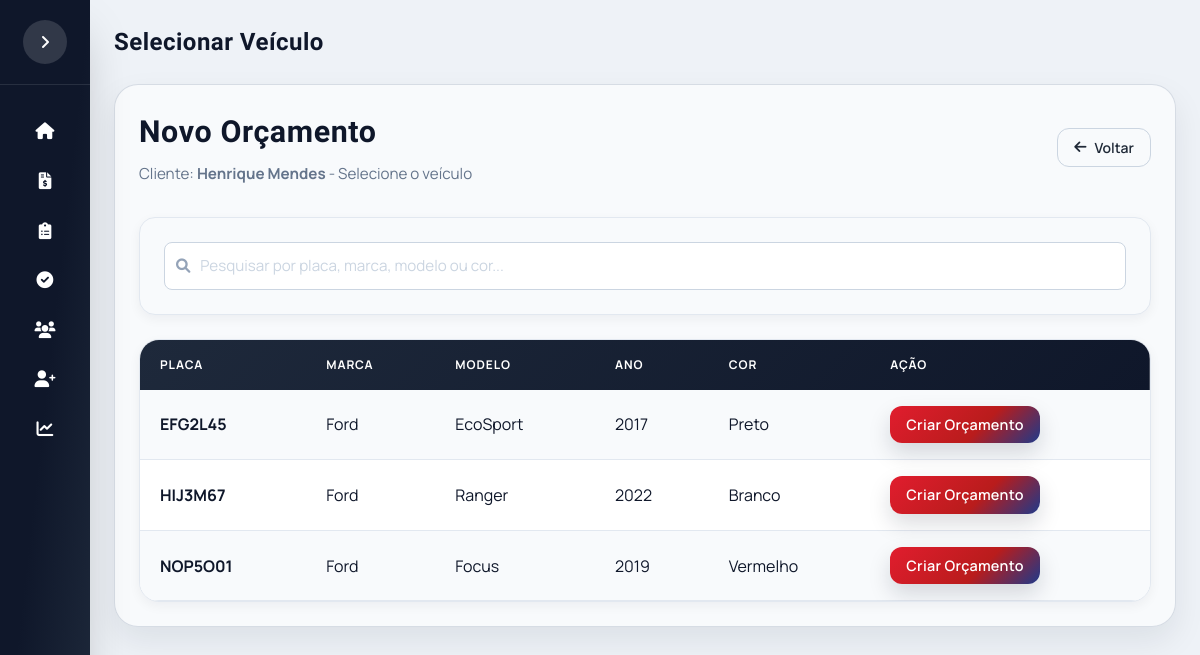
Page /selecionar_veiculo/10 on the committed database.
### app/models.py (models this page shows)
class Cliente(db.Model):
    __tablename__ = "clientes"
    id_cliente = db.Column(db.Integer, primary_key=True, autoincrement=True)
    cod_cliente = db.Column(db.String(20), unique=True, nullable=False)
    nome = db.Column(db.String(120), nullable=False)
    cliente_ativo = db.Column(db.Integer, default=1)
    telefones = db.relationship("TelefoneCliente", backref="cliente", lazy=True, cascade="all, delete-orphan")
    emails = db.relationship("EmailCliente", backref="cliente", lazy=True, cascade="all, delete-orphan")
    enderecos = db.relationship("EnderecoCliente", backref="cliente", lazy=True, cascade="all, delete-orphan")
    veiculos = db.relationship("Veiculo", backref="cliente", lazy=True, cascade="all, delete-orphan")

class Veiculo(db.Model):
    __tablename__ = "veiculos"
    id_veiculo = db.Column(db.Integer, primary_key=True, autoincrement=True)
    id_cliente = db.Column(db.Integer, db.ForeignKey("clientes.id_cliente"), nullable=False)
    veiculo_ativo = db.Column(db.Integer, default=1)
    placa = db.Column(db.String(7), unique=True, nullable=False)
    marca = db.Column(db.String(50), nullable=False)
    modelo = db.Column(db.String(80), nullable=False)
    ano = db.Column(db.Integer)
    cor = db.Column(db.String(30))
    orcamentos = db.relationship("Orcamento", backref="veiculo", lazy=True)

### app/routes.py (the view)
@main.route("/selecionar_veiculo/<int:id_cliente>")
def selecionar_veiculo_pedido(id_cliente):
    cliente = Cliente.query.get_or_404(id_cliente)
    return render_template(
        "selecionar_veiculo_pedido.html",
        cliente=cliente
    )

### templates/selecionar_veiculo_pedido.html (shortened to what this page needs)
{% extends "base.html" %}
{% block page_title %}
Selecionar Veículo
{% endblock %}
{% block content %}
<div class="table-container">
    <div class="screen-header" style="margin-bottom: 2rem;">
        <div>
            <h2 class="screen-title title-font" style="margin-bottom: 0.5rem;">Novo Orçamento</h2>
            <p class="screen-subtitle">Cliente: <strong>{{ cliente.nome }}</strong> - Selecione o veículo</p>
        </div>
        <a href="{{ url_for('main.novo_pedido') }}" class="btn-outline" style="padding: 0.5rem 1rem;">
            <i class="fas fa-arrow-left"></i> Voltar
        </a>
    </div>
    <div class="panel filter-panel" style="margin-bottom: 1.5rem; padding: 1.5rem;">
        <div class="input-icon">
            <input
                type="text"
                id="filterVeiculo"
                placeholder="Pesquisar por placa, marca, modelo ou cor..."
                autofocus
            >
        </div>
    </div>
    <div class="table-wrapper">
        <table class="table-clientes">
            <thead>
                <tr>
                    <th>Placa</th>
                    <th>Marca</th>
                    <th>Modelo</th>
                    <th>Ano</th>
                    <th>Cor</th>
                    <th>Ação</th>
                </tr>
            </thead>
            <tbody id="tabelaVeiculosBody">
                {% for veiculo in cliente.veiculos if veiculo.veiculo_ativo == 1 %}
                <tr>
                    <td><strong>{{ veiculo.placa.upper() }}</strong></td>
                    <td>{{ veiculo.marca }}</td>
                    <td>{{ veiculo.modelo }}</td>
                    <td>{{ veiculo.ano if veiculo.ano else '-' }}</td>
                    <td>{{ veiculo.cor if veiculo.cor else '-' }}</td>
                    <td>
                        <a href="{{ url_for('main.form_orcamento', id_veiculo=veiculo.id_veiculo) }}"
                           class="btn-primary"
                           style="padding: 0.5rem 1rem; font-size: 0.9rem;">
                            Criar Orçamento
                        </a>
                    </td>
                </tr>
                {% endfor %}
            </tbody>
        </table>
    </div>
</div>
{% endblock %}

### static/css/estilo.css (style rules this page uses)
:root { --brand-red: #e11d2e; --brand-red-dark: #b91c1c; --brand-blue: #1e3a8a; --ink: #0f172a; --muted: #475569; --panel: #f8fafc; --line: #e2e8f0; --accent: #10b981; --primary: #4f46e5; --primary-dark: #4338ca; --primary-light: #818cf8; --success: #10b981; --warning: #f59e0b; --danger: #ef4444; --info: #3b82f6; --sidebar-width: 280px; --sidebar-collapsed: 90px; --radius-card: 1.25rem; --radius-lg: 1rem; --radius-md: 0.75rem; --shadow-sm: 0 1px 2px 0 rgb(0 0 0 / 0.05); --shadow-md: 0 4px 6px -1px rgb(0 0 0 / 0.1); --shadow-lg: 0 10px 15px -3px rgb(0 0 0 / 0.1); --shadow-xl: 0 20px 25px -5px rgb(0 0 0 / 0.1); }
* { margin: 0; padding: 0; box-sizing: border-box; }
body { background: radial-gradient(circle at top, #e2e8f0 0%, #cbd5e1 55%, #e2e8f0 100%); font-family: 'Manrope', system-ui, sans-serif; color: var(--ink); min-height: 100vh; overflow-x: hidden; }
h1, h2, h3, .title-font { font-family: 'Barlow Condensed', 'Manrope', system-ui, sans-serif; letter-spacing: 0.02em; }
.screen-header { display: flex; flex-wrap: wrap; align-items: center; justify-content: space-between; gap: 1rem; margin-bottom: 1.5rem; }
.screen-title { font-size: 1.9rem; font-weight: 700; color: #0f172a; font-family: 'Barlow Condensed', sans-serif; }
.screen-subtitle { color: #64748b; font-size: 0.95rem; margin-top: 0.25rem; }
.btn-primary { background: linear-gradient(135deg, var(--brand-red) 0%, var(--brand-red-dark) 60%, var(--brand-blue) 100%); transition: all 0.2s; box-shadow: 0 10px 22px rgba(15,23,42,0.15); letter-spacing: 0.02em; display: inline-flex; align-items: center; gap: 0.5rem; padding: 0.75rem 1.5rem; border-radius: 0.75rem; font-weight: 600; font-size: 0.875rem; cursor: pointer; text-decoration: none; color: white; border: none; }
.btn-outline { border: 1px solid #cbd5e1; background: #f8fafc; color: #1f2937; transition: all 0.2s; display: inline-flex; align-items: center; gap: 0.5rem; padding: 0.75rem 1.5rem; border-radius: 0.75rem; font-weight: 600; font-size: 0.875rem; cursor: pointer; text-decoration: none; }
.table-wrapper { background: #ffffff; border: 1px solid var(--line); border-radius: 1.25rem; overflow-x: auto; box-shadow: 0 4px 12px rgba(15,23,42,0.05); }
.table-clientes { width: 100%; border-collapse: collapse; min-width: 600px; }
.table-clientes thead { background: linear-gradient(135deg, #1e293b 0%, #0f172a 100%); }
.table-clientes thead th { color: #ffffff; padding: 1rem 1.25rem; text-align: left; font-size: 0.75rem; font-weight: 700; text-transform: uppercase; letter-spacing: 0.08em; }
.table-clientes tbody tr { border-bottom: 1px solid #e2e8f0; transition: all 0.2s ease; }
.table-clientes tbody tr:nth-child(even) { background-color: #ffffff; }
.table-clientes tbody tr:nth-child(odd) { background-color: #f8fafc; }
.table-clientes td { padding: 1rem 1.25rem; color: #0f172a; vertical-align: middle; }
.input-icon { position: relative; }

### templates/selecionar_veiculo_pedido.html (style rules this page uses)
.filter-panel { background: #f8fafc; border: 1px solid #e2e8f0; border-radius: 1rem; box-shadow: 0 4px 12px rgba(15, 23, 42, 0.05); }
.filter-panel .input-icon { position: relative; }
.filter-panel .input-icon input { width: 100%; padding: 0.7rem 0.75rem 0.7rem 2.2rem; border: 1px solid #cbd5e1; border-radius: 0.5rem; font-size: 0.95rem; background: #ffffff; transition: all 0.2s ease; }
.filter-panel .input-icon input::placeholder { color: #cbd5e1; }

### rows in the picture
Cliente: nome "Henrique Mendes"
Veiculo: placa "EFG2L45", marca "Ford", modelo "EcoSport", ano "2017", cor "Preto"
Veiculo: placa "HIJ3M67", marca "Ford", modelo "Ranger", ano "2022", cor "Branco"
Veiculo: placa "NOP5O01", marca "Ford", modelo "Focus", ano "2019", cor "Vermelho"
